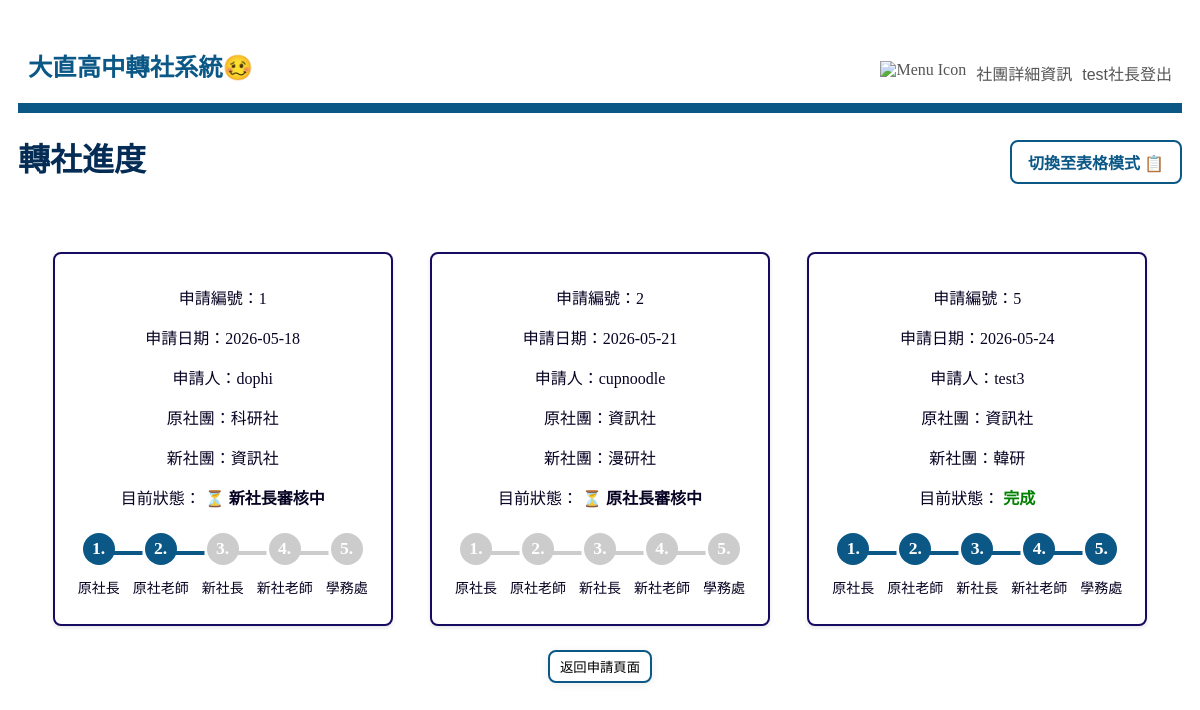
Page /transfer/progress/ (signed in) on the committed database.
### transfer/models.py (models this page shows, shortened)
class TransferRequest(models.Model):
    STATUS_CHOICES = [
        (0, '原社長審核中'),
        (1, '原老師審核中'),
        (2, '新社長審核中'),
        (3, '新老師審核中'),
        (4, '學務處審核中'),
        (5, '完成'),
        (6, '已退回 (原社長拒絕)'),
        (7, '已退回 (原老師拒絕)'),
        (8, '已退回 (新社長拒絕)'),
        (9, '已退回 (新老師拒絕)'),
    ]
    student = models.ForeignKey(User, on_delete=models.CASCADE, related_name='transfer_requests', verbose_name="申請人")
    old_club = models.ForeignKey(Club, on_delete=models.CASCADE, related_name='outgoing_requests', verbose_name="原社團")
    new_club = models.ForeignKey(Club, on_delete=models.CASCADE, related_name='incoming_requests', verbose_name="新社團")
    status = models.IntegerField(choices=STATUS_CHOICES, default=0, verbose_name="進度狀態")
    created_at = models.DateTimeField(auto_now_add=True, verbose_name="申請時間")

class Club(models.Model):
    name = models.CharField(max_length=100, unique=True, verbose_name="社團名稱")
    max_participants = models.IntegerField(verbose_name="人數上限")
    founder = models.ForeignKey(User, on_delete=models.SET_NULL, null = True,related_name='founded_clubs', verbose_name="社長")
    teacher = models.ForeignKey(User, on_delete=models.SET_NULL, null = True, related_name='taught_clubs', verbose_name="指導老師")
    description = models.TextField(max_length=200, unique=True, verbose_name="社團介紹", blank=True, null=True)

### transfer/views.py (the view)
# urls.py: path('progress/', views.progress, name='progress'),
@login_required
def progress(request):
    user = request.user
    if user.is_staff or user.is_superuser:#判斷如果是「學務處 / 最高管理員」，可以直接看到所有的申請單
        requests = TransferRequest.objects.all()
    else:   #如果是一般登入者（可能是學生、社長、或老師）
        requests = TransferRequest.objects.filter(
            Q(student=user) |                  # 條件A: 申請人自己
            Q(old_club__founder=user) |        # 條件B: 原社團的社長
            Q(new_club__founder=user) |        # 條件C: 新社團的社長
            Q(old_club__teacher=user) |        # 條件D: 原社團的指導老師
            Q(new_club__teacher=user)          # 條件E: 新社團的指導老師
        ).distinct()
    return render(request, 'transfer/progress.html', {'requests': requests})

### transfer/templates/transfer/progress.html (shortened to what this page needs)
{% extends "base.html" %}
{% block main %}
    <div class="page-header">
        <h1>轉社進度</h1>
        <label for="view-toggle" class="toggle-btn">
            <span class="text-card">切換至表格模式 📋</span>
        </label>
    </div>
    <div class="content-wrapper">
        {% if requests %}
            <div class="view-card progress-list">
              {% for req in requests %}
                <section class="apply-card">
                  <p>申請編號：{{ req.id }}</p>
                  <p>申請日期：{{ req.created_at|date:"Y-m-d" }}</p>
                  <p>申請人：{{ req.student.username }}</p>
                  <p>原社團：{{ req.old_club.name }}</p>
                  <p>新社團：{{ req.new_club.name }}</p>
                  <p>目前狀態：
                    {% if req.status >= 6 %}
                      <strong style="color: red;">{{ req.get_status_display }}</strong>
                    {% elif req.status == 5 %}
                      <strong style="color: green;">{{ req.get_status_display }}</strong>
                    {% else %}
                      <strong>⏳ {{ req.get_status_display }}</strong>
                    {% endif %}
                  </p>
                  <div class="stepper">
                    <div class="step {% if req.status >= 1 and req.status <= 5 %}active{% elif req.status >= 6  and req.status <= 9 %}rejected{% endif %}">
                      <div class="circle">1.</div>
                      <div class="label">原社長</div>
                    </div>
                    <div class="step {% if req.status >= 2 and req.status <= 5 %}active{% elif req.status >= 7 and req.status <= 9 %}rejected{% endif %}">
                      <div class="circle">2.</div>
                      <div class="label">原社老師</div>
                    </div>
                    <div class="step {% if req.status >= 3 and req.status <= 5 %}active{% elif req.status >= 8 and req.status <= 9 %}rejected{% endif %}">
                      <div class="circle">3.</div>
                      <div class="label">新社長</div>
                    </div>
                    <div class="step {% if req.status >= 4 and req.status <= 5 %}active{% elif req.status == 9 %}rejected{% endif %}">
                      <div class="circle">4.</div>
                      <div class="label">新社老師</div>
                    </div>
                    <div class="step {% if req.status == 5 %}active{% endif %}">
                      <div class="circle">5.</div>
                      <div class="label">學務處</div>
                    </div>
                  </div>
                </section>
              {% endfor %}
            </div>
        {% else %}
            <p>目前沒有任何轉社申請。</p>
        {% endif %}
    </div>
    {% if not user.is_staff and not request.user.taught_clubs.all %}
      <button class="bot"><a href="{% url 'apply_transfer' %}">返回申請頁面</a></button>
    {% endif %}
{% endblock %}

### transfer/templates/base.html (shortened to what this page needs)
{% load static %}
<!DOCTYPE html>
<html lang="zn-hant">
<head>
    <link rel="stylesheet" href="{% static 'style.css' %}">
</head>
<body>
    <nav class="toolbar">
        <div class="toolbar-logo" href="{% url 'index' %}">
            <h3><strong>大直高中轉社系統🥴</strong></h3>
        </div>
        <div class="toolbar-menu">
            <a class="toolbar-item" href="{% url 'index' %}"><img src="https://cdn-icons-png.flaticon.com/512/1946/1946488.png" alt="Menu Icon" style="width:24px; height:24px;"></a>
            <a class="toolbar-item" href="{% url 'club_detail' %}">社團詳細資訊</a>
            {% if not user.is_authenticated %}
                <a class="toolbar-item" href="{% url 'login' %}">登入</a>
            {% else %}
                <form class="toolbar-item" action="{% url 'logout' %}" method="post" style="display:inline;">
                    <button type="submit" class="toolbar-item" style="background:none;border:none;padding:0;">{{ user }}登出</button>
                </form>
            {% endif %}
        </div>
    </nav>
    {% block main %}{% endblock %}
</body>
</html>

### static/style.css (style rules this page uses)
body { font-family: "Microsoft JhengHei", serif; background-color: #ffffff; color: #070323; padding: 10px; text-align: center; }
h1 { color: #042c54; }
h3 { margin-top: 20px; margin-bottom: 10px; }
a { color: #000000; text-decoration: none; }
label { display: #042c54; margin-top: 9px; font-weight: bold; }
.toolbar { display: flex; justify-content: space-between; align-items: flex-end; background-color: #ffffff; padding: 10px 10px; border-bottom: 10px solid #0b5887; }
.toolbar-logo { font-size: 1.3rem; font-weight: bold; color: #0b5887; }
.toolbar-menu { display: flex; gap: 10px; }
.toolbar-item { color: #555555; font-weight: 500; font-size: 1rem; padding-bottom: 5px; border-bottom: 3px solid transparent; transition: all 0.2s ease-in-out; }
.bot { background-color: #ffffff; border: 2px solid #0b5887; border-radius: 8px; padding: 5px 10px; box-shadow: 0 2px 8px rgba(0,0,0,0.08); transition: transform 0.15s; }
section.apply-card { background-color: #ffffff; border: 2px solid #150b60; border-radius: 8px; padding: 15px; width: 300px; box-shadow: 0 2px 4px rgba(0,0,0,0.1); }
.apply-card { background: #ffffff; border: 2px solid #150b60; border-radius: 8px; padding: 15px; width: 100%; max-width: 500px; box-sizing: border-box; box-shadow: 0 4px 6px rgba(175, 186, 209, 0.539); margin: 30px auto; }
.progress-list .apply-card { margin-bottom: 0; flex: 320px; max-width: 340px; min-width: 260px; }
.progress-list { display: flex; flex-wrap: wrap; gap: 32px; justify-content: center; margin-bottom: 24px; padding: 0 32px; background-color: #ffffff; }
.label { display: block; margin-top: 8px; font-size: 14px; }
.stepper { display: flex; justify-content: flex-start; align-items: center; gap: 4px; margin: 24px 0 12px 0; position: relative; }
.step { display: flex; flex-direction: column; align-items: center; position: relative; min-width: 32px; }
.step:not(:last-child)::after { content: ''; position: absolute; top: 50%; left: 50%; width: 40px; height: 4px; background: #ccc; z-index: 0; transform: translateY(-50%); }
.step.active:not(:last-child)::after { background: #0b5887; }
.circle { width: 48px; height: 32px; border-radius: 50%; background: #b88a8a; color: #ea5252; display: flex; align-items: center; justify-content: center; font-weight: bold; font-size: 1.1rem; z-index: 1; margin-bottom: 4px; transition: background 0.2s; }
.step.active .circle { background: #0b5887; }
.stepper { display: flex; justify-content: space-between; align-items: center; margin: 24px 0 12px 0; }
.step { display: flex; flex-direction: column; align-items: center; position: relative; flex: 2; }
.step:not(:last-child)::after { content: ''; position: absolute; top: 18px; left: 50%; width: 50%; height: 4px; background: #ccc; transform: translateX(50%); }
.circle { width: 32px; height: 32px; border-radius: 50%; background: #ccc; color: #fff; display: flex; align-items: center; justify-content: center; font-weight: bold; font-size: 1.1rem; z-index: 1; margin-bottom: 4px; transition: background 0.2s; }
.page-header { display: flex; justify-content: space-between; align-items: center; margin-bottom: 20px; }
.toggle-btn { padding: 8px 16px; cursor: pointer; border-radius: 8px; border: 2px solid #0b5887; background-color: #fff; color: #0b5887; font-weight: bold; transition: all 0.2s; }
.view-card { display: flex; }
.toggle-btn .text-card { display: inline; }

### rows in the picture
TransferRequest: id "1", created_at "2026-05-18", student.username "dophi", old_club.name "科研社", new_club.name "資訊社", status "新社長審核中"
TransferRequest: id "2", created_at "2026-05-21", student.username "cupnoodle", old_club.name "資訊社", new_club.name "漫研社", status "原社長審核中"
TransferRequest: id "5", created_at "2026-05-24", student.username "test3", old_club.name "資訊社", new_club.name "韓研", status "完成"

### other values in the picture
{{ user }} "test社長"
